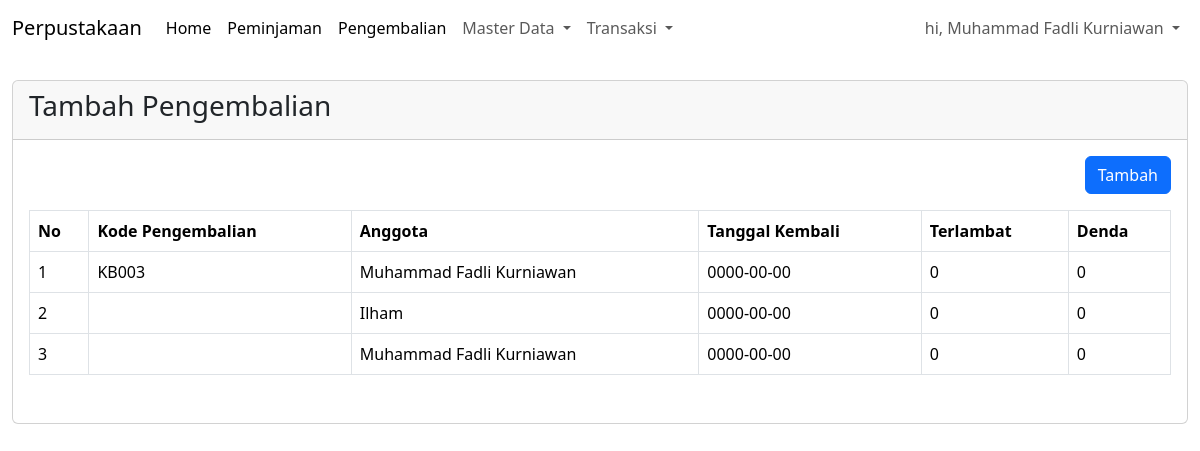
Screenshot of /index.php?pg=pengembalian (signed in) with the database file from the repository.
### tables this page shows
CREATE TABLE `pengembalian` (
  `id` int(11) NOT NULL,
  `id_peminjaman` int(11) NOT NULL,
  `id_anggota` int(11) NOT NULL,
  `kode_pengembalian` varchar(30) NOT NULL,
  `denda` double NOT NULL,
  `created_at` timestamp NULL DEFAULT current_timestamp(),
  `updated_at` timestamp NOT NULL DEFAULT current_timestamp() ON UPDATE current_timestamp(),
  `tgl_pengembalian` date NOT NULL,
  `terlambat` int(11) NOT NULL
);

CREATE TABLE `anggota` (
  `id` int(11) NOT NULL,
  `nama_lengkap` varchar(50) NOT NULL,
  `nisn` varchar(20) NOT NULL,
  `jenis_kelamin` enum('Laki - Laki','Perempuan') NOT NULL,
  `alamat` varchar(255) NOT NULL,
  `no_telp` varchar(13) NOT NULL,
  `created_at` timestamp NOT NULL DEFAULT current_timestamp(),
  `updated_at` timestamp NOT NULL DEFAULT current_timestamp() ON UPDATE current_timestamp()
);

### content/pengembalian.php (the view, shortened to what this page needs)
<?php
$queryPinjam = mysqli_query($koneksi, "
    SELECT pengembalian.*, anggota.nama_lengkap as nama_anggota
    FROM pengembalian
    LEFT JOIN anggota ON pengembalian.id_anggota = anggota.id
    ORDER BY pengembalian.id DESC
");
?>
<div class=" mt-4">
    <div class="row">
        <div class="col-sm-12">
            <div class="card">
                <div class="card-header">
                    <h3>Tambah Pengembalian</h3>
                </div>
                <div class="card-body">
                    <div class="mb-3" align="right">
                        <a href="?pg=tambah-pengembalian" class="btn btn-primary">Tambah </a>
                    </div>
                    <div class="table table-responsive">
                        <table class="table table-bordered">
                            <thead>
                                <tr>
                                    <th>No</th>
                                    <th>Kode Pengembalian</th>
                                    <th>Anggota</th>
                                    <th>Tanggal Kembali</th>
                                    <th>Terlambat</th>
                                    <th>Denda</th>
                                </tr>
                            </thead>
                            <tbody>
                                <?php $no = 1;
                                while ($row = mysqli_fetch_assoc($queryPinjam)) : ?>
                                    <tr>
                                        <td><?= $no++ ?></td>
                                        <td><?= $row['kode_pengembalian'] ?></td>
                                        <td><?= $row['nama_anggota'] ?></td>
                                        <td><?= $row['tgl_pengembalian'] ?></td>
                                        <td><?= $row['denda'] ?></td>
                                        <td><?= $row['terlambat'] ?></td>
                                    </tr>
                                <?php endwhile; ?>
                            </tbody>
                        </table>
                    </div>
                </div>
            </div>
        </div>
    </div>
</div>
</div>

### rows the page displays
pengembalian: kode_pengembalian "KB003", id_anggota.nama_lengkap "Muhammad Fadli Kurniawan", tgl_pengembalian "0000-00-00", denda "0", terlambat "0"
pengembalian: id_anggota.nama_lengkap "Ilham", tgl_pengembalian "0000-00-00", denda "0", terlambat "0"
pengembalian: id_anggota.nama_lengkap "Muhammad Fadli Kurniawan", tgl_pengembalian "0000-00-00", denda "0", terlambat "0"

### other values shown
$_SESSION['NAMA_LENGKAP'] "Muhammad Fadli Kurniawan"
